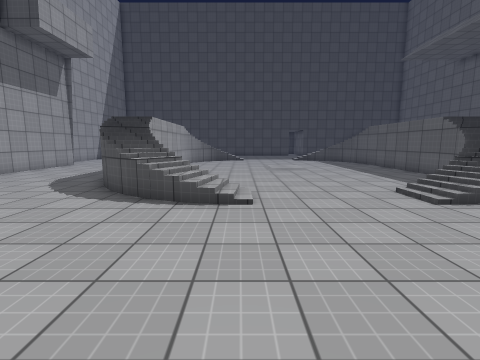
[1] (above)

19 first-person views from a walk through a scene from a Unity 3-D project. The camera is 1.4 m above the floor, tilts 8° down and sees 85° across. The floor is counted in squares, 1 m on a side. Each view is taken from the middle of a square. On the plan, view 1 faces up. The plan holds only what a view shows up to about 13 squares ahead; the rest is blank. The place goes on beyond the plan. The player character is not drawn. Surface patterns are stand-ins for the level's own textures.

[2]
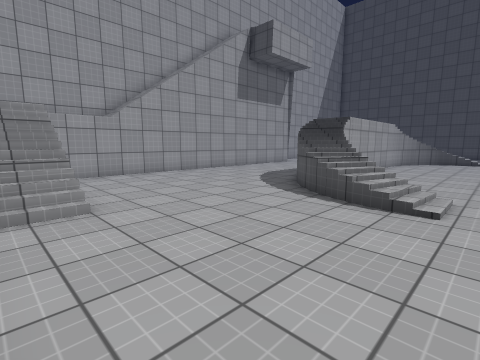

[3]
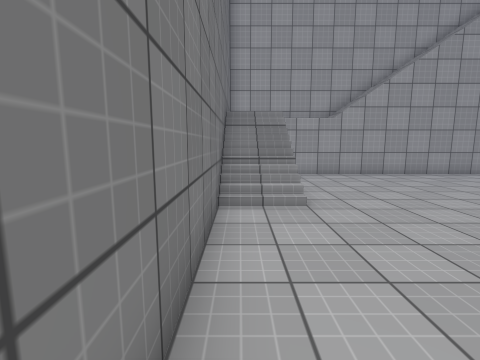

[4]
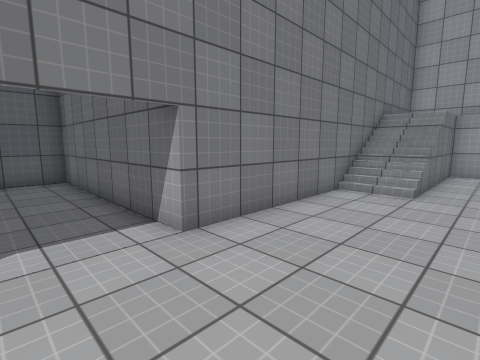

[5]
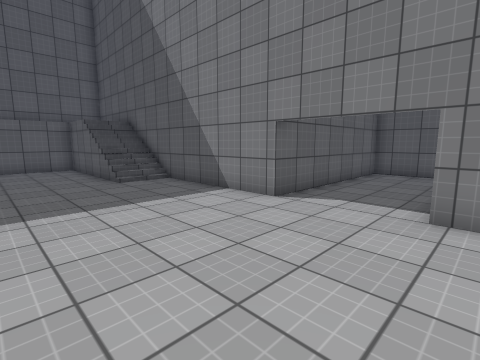

[6]
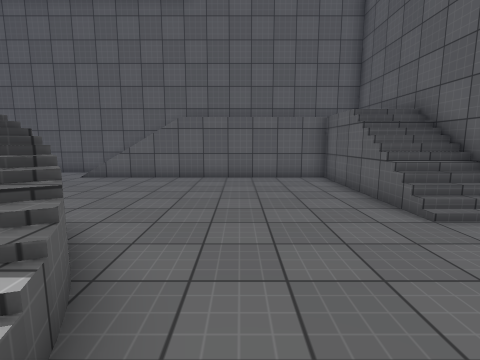

[7]
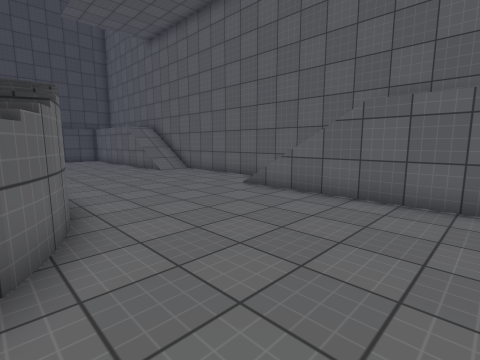

[8]
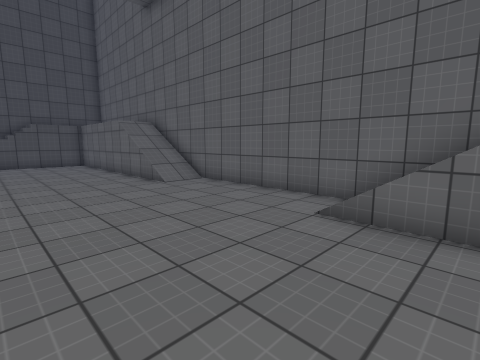

[9]
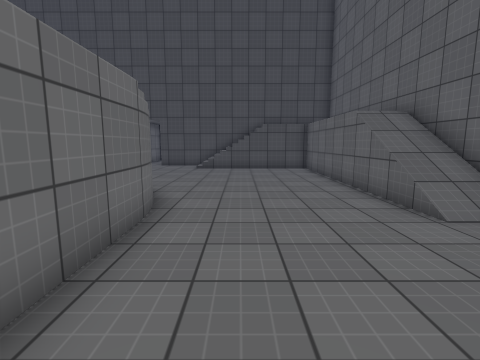

[10]
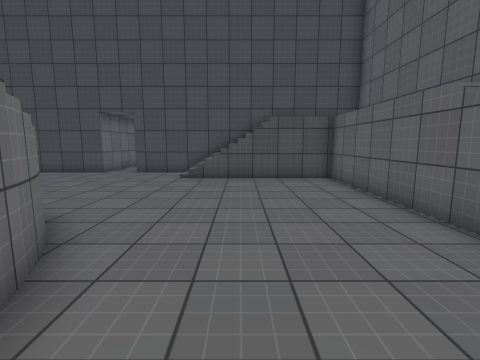

[11]
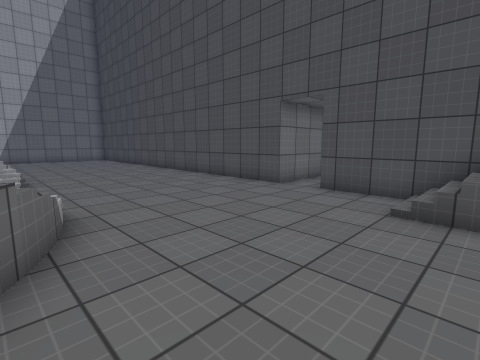

[12]
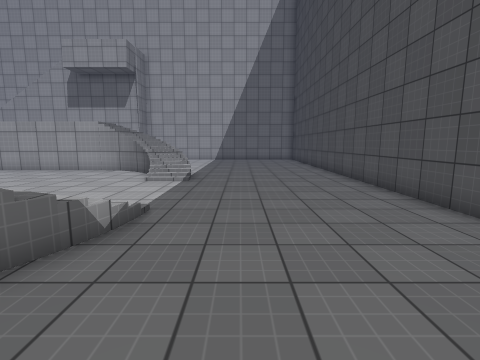

[13]
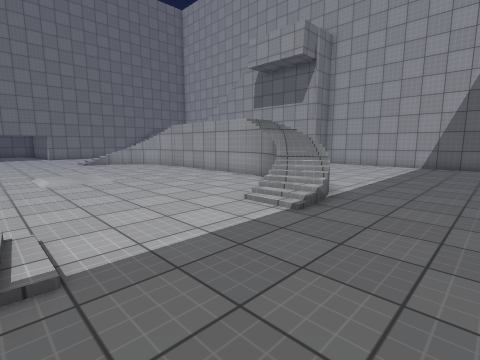

[14]
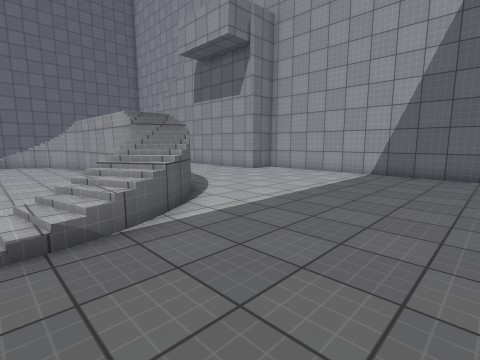

[15]
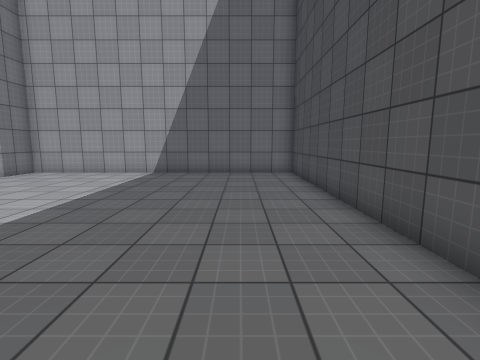

[16]
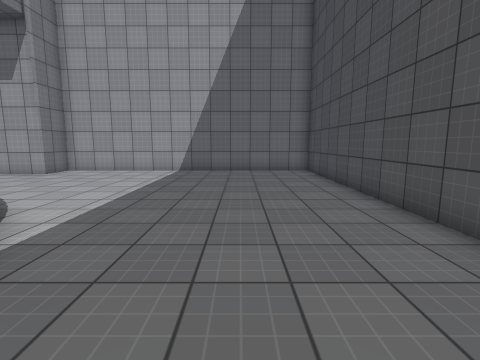

[17]
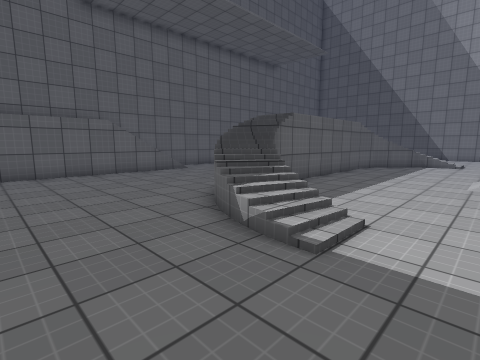

[18]
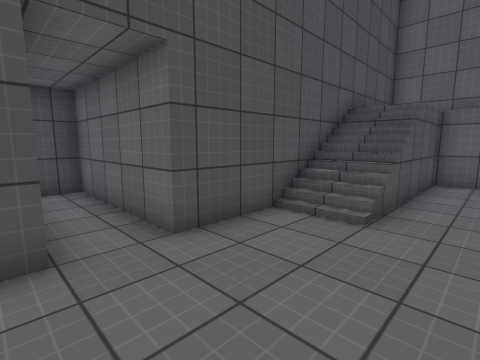

[19]
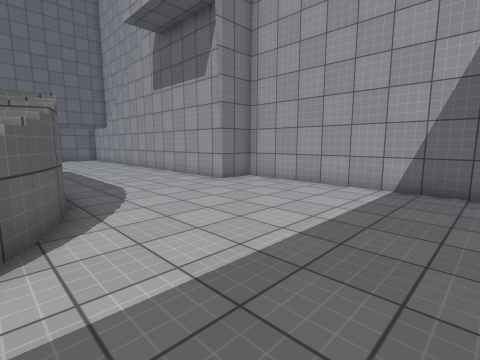

### Floor plan
Key: @ floor where view 1 was taken; # wall or solid block; x gap in a wall; . main floor; : floor 2 m higher than the main floor; + floor 2.5 m higher than the main floor; / step, stairs or slope; = window, fence, low wall or low ledge; v drop or lower ground; O other object.
Columns run from 13 left of view 1 to 18 right of it. Each row starts with its distance up from view 1.
 35                    ##
 34                    .#
 33                   #.#
 32                   #.#
 31                   #.#
 30 ###################.############
 29 #......................////    #
 28 #......................////+   #
 27 #............................+ #
 26 #............................+ #
 25 #............................+ #
 24 #............................+ #
 23 #..........///....//=........+ #
 22 #.........vOO/....///=.......++#
 21 #........O#==...... //#......//#
 20 #.......v #..........//#.....//#
 19 #.......:##.......... /v.....//#
 18 #.......++............/#.....//#
 17 #x/..... +............ #.......#
 16   /.....  ............ #.......#
 15   /.....  ............ #.......#
 14   /.....  ............  .......#
 13   /.....  ............  .......#
 12   #....   ............  .......#
 11 #/v.....   .........../ ...../ #
 10 #/v.....:   ......... /v...../ #
  9 #/v.....v #  ........//#...../ #
  8 #/v......O#==......///#....../ #
  7 #/v.......=OO/....///=.......+ #
  6 #/v........=//....//=........+ #
  5 #/v..........................+ #
  4 #+v..........................  #
  3 # v..........................  #
  2 # #..........................  #
  1 #    ////..............////    #
  0 #    ////....@.........////    #
 -1 ###############..###############
 -2               #..#
 -3               #..#
 -4               #..#
 -5               #..#
 -6               #..#
 -7               #..#
 -8               ####

Positions as (right, up) in squares from view 1, and headings:
1: (0, 0), facing up
2: (1, 0), facing up-left
3: (1, 0), facing left
4: (3, 3), facing down-left
5: (0, 5), facing down-right
6: (5, 5), facing right
7: (9, 5), facing up-right
8: (11, 9), facing up-right
9: (12, 13), facing up
10: (12, 17), facing up
11: (11, 22), facing up-left
12: (10, 25), facing left
13: (5, 26), facing down-left
14: (0, 27), facing down-left
15: (0, 27), facing left
16: (1, 26), facing left
17: (3, 26), facing down-right
18: (5, 26), facing up-right
19: (-4, 25), facing down-left
